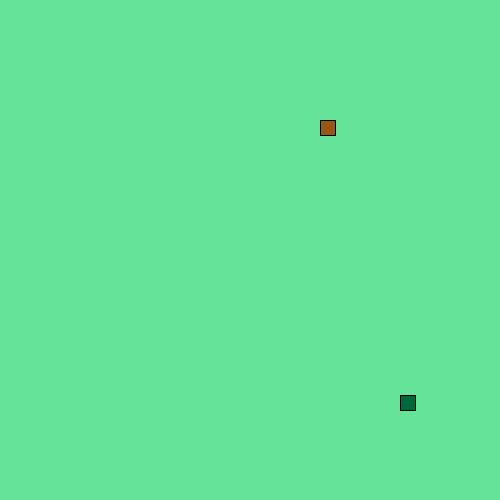
Frame 1 (no input)
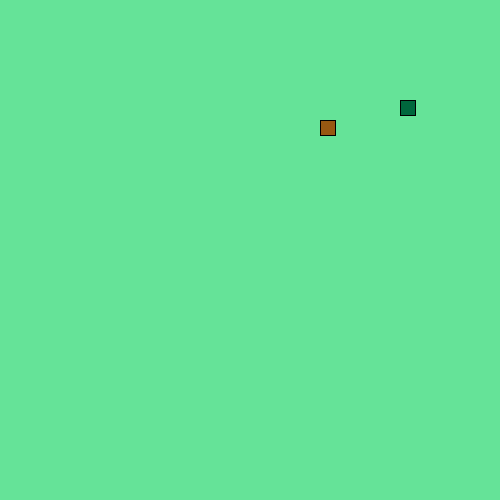
Frame 60 (the mouse pressed at the canvas centre just before this capture)
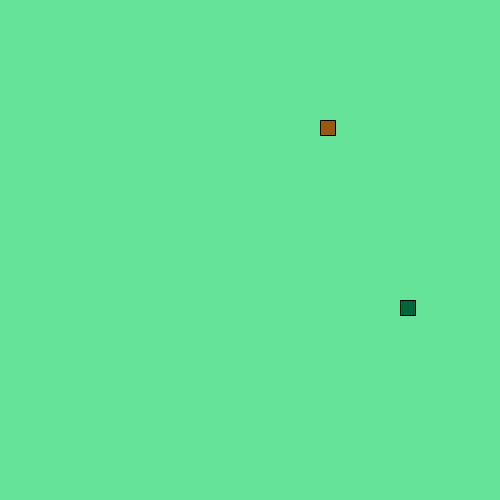
Frame 120 (the mouse held since frame 60 and released just before this capture)

The Processing sketch that drew these frames (run headless with seeded random() and noise(); from frame 60 on, the mouse is pressed at the canvas centre):

// Processing sketch: LeagueSnake
// ── LeagueSnake.pde
//*
// ***** SEGMENT CLASS *****
// This class will be used to represent each part of the moving snake.
//*

class Segment {

//Add x and y member variables. They will hold the corner location of each segment of the snake.
  int x;
  int y;
  
  public Segment(int x, int y) {
    this.x = x;
    this.y = y;
  }

// Add a constructor with parameters to initialize each variable.



}


//*
// ***** GAME VARIABLES *****
// All the game variables that will be shared by the game methods are here
//*
   int foodX;
   int foodY;
   int direction = UP;
   int piecesEaten;
   Segment head;
   ArrayList<Segment> segments = new ArrayList<Segment>();




//*
// ***** SETUP METHODS *****
// These methods are called at the start of the game.
//*

void setup() {
  size(500, 500);
  head = new Segment(400, 400);
  frameRate(20);
  dropFood();
}

void dropFood() {
  //Set the food in a new random location
    foodX = ((int)random(50)*10);
    foodY = ((int)random(50)*10);
}



//*
// ***** DRAW METHODS *****
// These methods are used to draw the snake and its food 
//*

void draw() {
  background(#65E398);
  drawFood();
  move();
  drawSnake();
  eat();
}

void drawFood() {
  //Draw the food
  fill(#985812);
  rect(foodX, foodY, 15, 15);
}

void drawSnake() {
  //Draw the head of the snake followed by its tail
  fill(#00673D);
  rect(head.x, head.y, 15, 15);
  manageTail();
}


//*
// ***** TAIL MANAGEMENT METHODS *****
// These methods make sure the tail is the correct length.
//*

void drawTail() {
  //Draw each segment of the tail 
  for(Segment s: segments) {
      fill( random(255), random(255), random(255), random(255));
      rect(s.x, s.y, 15, 15);
  }
  
}

void manageTail() {
  //After drawing the tail, add a new segment at the "start" of the tail and remove the one at the "end" 
  //This produces the illusion of the snake tail moving.
  checkTailCollision();
  drawTail();
  segments.add(new Segment(head.x, head.y));
  segments.remove(0);
}

void checkTailCollision() {
  //If the snake crosses its own tail, shrink the tail back to one segment
  for(Segment s: segments) {
    if(s.x == head.x && s.y == head.y) {
      piecesEaten = 0;
      segments = new ArrayList<Segment>();
      drawTail();
      segments.add(new Segment(head.x, head.y));
    }
  } 
}



//*
// ***** CONTROL METHODS *****
// These methods are used to change what is happening to the snake
//*

void keyPressed() {
  //Set the direction of the snake according to the arrow keys pressed
  if (key == CODED) {
    if (keyCode == UP && direction != DOWN) {
      direction = UP;
    } 
    else if (keyCode == DOWN && direction != UP) {
      direction = DOWN;
    }
    else if (keyCode == RIGHT && direction != LEFT) {
      direction = RIGHT;
    }
    else if(keyCode == LEFT && direction != RIGHT) {
      direction = LEFT;
    }
  }
}

void move() {
  //Change the location of the Snake head based on the direction it is moving.
  
    
    
  switch(direction) {
  case UP:
    head.y -= 5;
    // move head up here 
    break;
  case DOWN:
    head.y += 5;
    // move head down here 
    break;
  case LEFT:
    head.x -= 5;
   // figure it out 
    break;
  case RIGHT:
    head.x += 5;
    // mystery code goes here 
    break;
  }
  checkBoundaries();
}

void checkBoundaries() {
 //If the snake leaves the frame, make it reappear on the other side
 if(head.x == width){
   head.x = 1;
 }
 else if(head.x == 0){
   head.x = width;
 }
 else if(head.y == height) {
   head.y = 1;
 }
 else if(head.y == 0) {
   head.y = height;
 }
 
}



void eat() {
  //When the snake eats the food, its tail should grow and more food appear
  if(head.x == foodX && head.y == foodY) {
    piecesEaten++;
    print(piecesEaten);
    dropFood();
    drawTail();
    segments.add(new Segment(head.x, head.y));
  }
}
